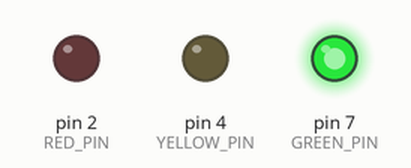
Simulated run of this sketch. Board: Arduino Uno, built with avr-gcc and run on an emulated ATmega328P. Shown: output pins drawn as LEDs (lit = HIGH).

Above: at 1.5 s.
At 3.5 s:
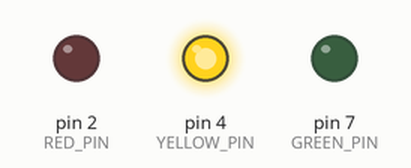
At 5.5 s:
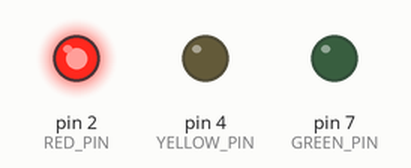
Timing chart, 0 to 9.1 s (numbered marks = the images above):
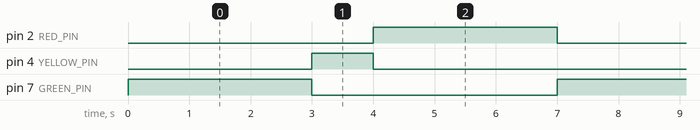

The sketch:

traffic-light.ino
```cpp
int DELAY_TIME = 3000;
int GREEN_PIN = 7;
int YELLOW_PIN = 4;
int RED_PIN = 2;

void setup() {
  // put your setup code here, to run once:
  pinMode(GREEN_PIN, OUTPUT);
  pinMode(YELLOW_PIN, OUTPUT);
  pinMode(RED_PIN, OUTPUT);
}

void loop() {
  // put your main code here, to run repeatedly:
  // Green light
  digitalWrite(GREEN_PIN, HIGH);
  delay(DELAY_TIME);
  digitalWrite(GREEN_PIN, LOW);
  // Yellow light
  digitalWrite(YELLOW_PIN, HIGH);
  delay(1000);
  digitalWrite(YELLOW_PIN, LOW);
  // Red light
  digitalWrite(RED_PIN, HIGH);
  delay(DELAY_TIME);
  digitalWrite(RED_PIN, LOW);
}
```

Measured:
- by itself, pin 2 (RED_PIN), pin 7 (GREEN_PIN): alternates HIGH for 3.0 s and LOW for 4.0 s
- by itself, pin 4 (YELLOW_PIN): alternates HIGH for 1.0 s and LOW for 6.0 s
- by itself, everything shown: repeats every 7.0 s, in 4 steps
